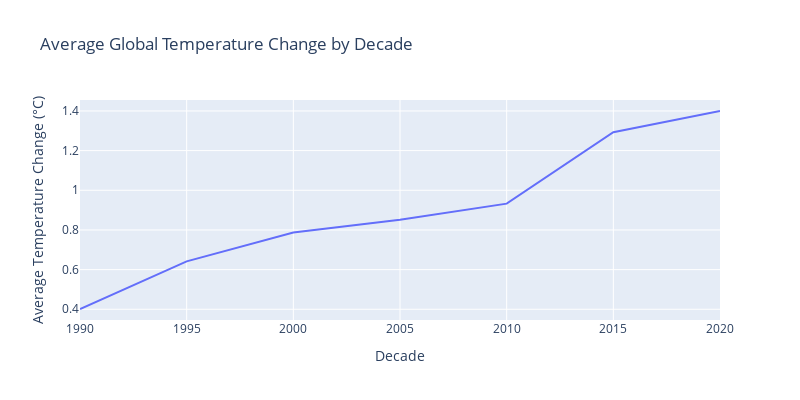

Notebook code for this chart:
### Markdown cell above
## Average Global Temperature change by decade

### Code cell
df_temp_changes.set_index('Country Name', inplace=True)
df_temp_melted = df_temp_changes.reset_index().melt(id_vars=["Country Name"], var_name="Year", value_name="Temperature Change")
df_temp_melted = df_temp_melted[df_temp_melted['Year'].str.isnumeric()]
df_temp_melted['Year'] = df_temp_melted['Year'].astype(int)
df_temp_melted['Decade'] = (df_temp_melted['Year'] // 5) * 5
df_decade_avg = df_temp_melted.groupby('Decade')['Temperature Change'].mean().reset_index()
fig = px.line(df_decade_avg, x='Decade', y='Temperature Change',
              title='Average Global Temperature Change by Decade',
              labels={'Temperature Change': 'Average Temperature Change (°C)', 'Decade': 'Decade'})
fig.update_layout(width=800, height=400)
fig.show()

### Figure 1 — Plotly figure (JSON) as saved in the notebook; plotly's stock layout.template omitted (floating-point values rounded to 4 significant figures)
{"data": [{"hovertemplate": "Decade=%{x}<br>Average Temperature Change (°C)=%{y}<extra></extra>", "legendgroup": "", "line": {"color": "#636efa", "dash": "solid"}, "marker": {"symbol": "circle"}, "mode": "lines", "name": "", "orientation": "h", "showlegend": false, "type": "scatter", "x": [1990, 1995, 2000, 2005, 2010, 2015, 2020], "xaxis": "x", "y": [0.4013, 0.6415, 0.7867, 0.8515, 0.9327, 1.293, 1.4], "yaxis": "y"}], "layout": {"height": 400, "legend": {"tracegroupgap": 0}, "title": {"text": "Average Global Temperature Change by Decade"}, "width": 800, "xaxis": {"anchor": "y", "autorange": true, "domain": [0, 1], "range": [1990, 2020], "title": {"text": "Decade"}, "type": "linear"}, "yaxis": {"anchor": "x", "autorange": true, "domain": [0, 1], "range": [0.3459, 1.455], "title": {"text": "Average Temperature Change (°C)"}, "type": "linear"}}}
